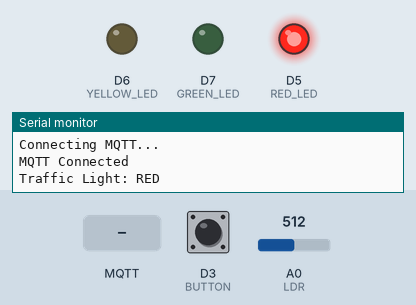
Simulated run of this sketch. Board: ESP8266 (NodeMCU). Shown: output pins drawn as LEDs (lit = HIGH), the last lines printed to the serial monitor. The test bench sets the inputs (shaded band); at power-on: D3 (BUTTON) HIGH, A0 (LDR) = 512. WiFi joins after 1.5 s; servers stay silent unless stated; no MQTT or app messages arrive unless stated.

Above: at 3.2 s.
3.3 s: D3 (BUTTON) pulled LOW for 0.15 s
At 3.8 s:
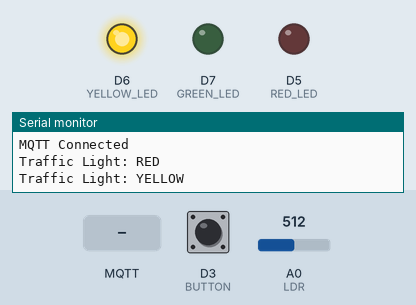
4.9 s: MQTT message "GREEN" arrives on the first subscribed topic
At 5.7 s:
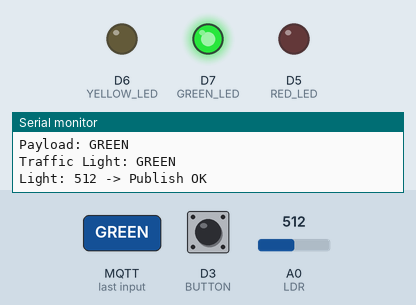
6.4 s: MQTT message "RED" arrives on the first subscribed topic
At 7.6 s:
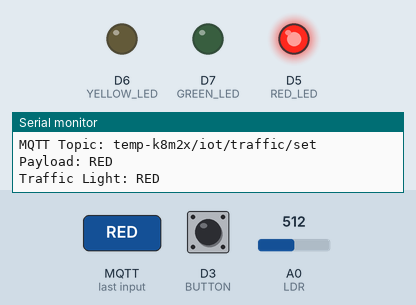
7.9 s: D3 (BUTTON) pulled LOW for 1 s
At 8.7 s:
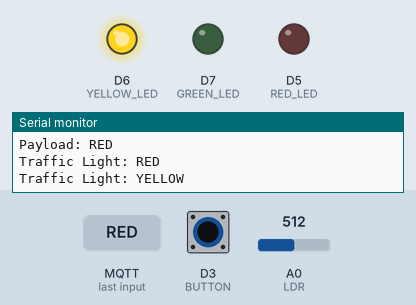
10.4 s: D3 (BUTTON) pulled LOW for 3.2 s
At 11.8 s:
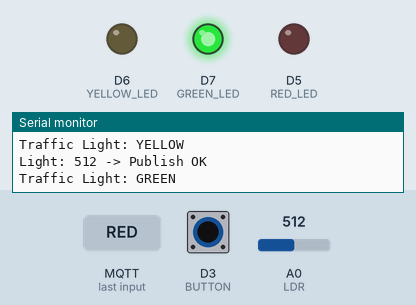
15.1 s: MQTT message "YELLOW" arrives on the first subscribed topic
At 16.1 s:
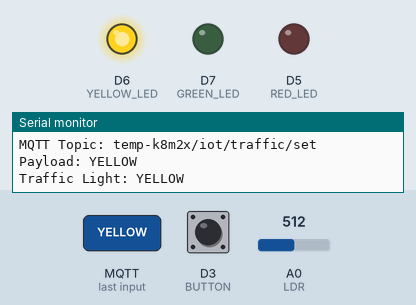
Timing chart, 0 to 17.6 s (numbered marks = the images above; inputs shaded):
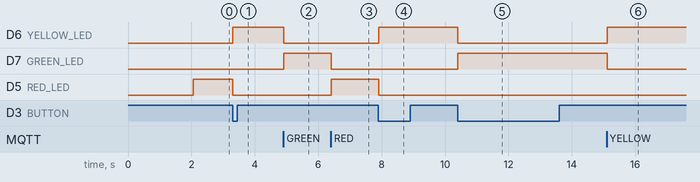

The sketch:

ESP8266.ino
```cpp
#include <ESP8266WiFi.h>
#include <WiFiClientSecure.h>
#include <MQTTClient.h>

const char* ssid = "YOUR_WIFI_NAME";
const char* password = "YOUR_WIFI_PASSWORD";

const char* BROKER = "af60653d7fe24f909c5d0d13b3cda2b7.s1.eu.hivemq.cloud";
const int BROKER_PORT = 8883;

const char* MQTT_USERNAME = "YOUR_MQTT_USERNAME";
const char* MQTT_PASSWORD = "YOUR_MQTT_PASSWORD";

// MQTT Topics
const char* LIGHT_TOPIC = "temp-k8m2x/iot/light";
const char* TRAFFIC_TOPIC = "temp-k8m2x/iot/traffic";
const char* TRAFFIC_SET_TOPIC = "temp-k8m2x/iot/traffic/set";

// Pin
#define RED_LED D5
#define YELLOW_LED D6
#define GREEN_LED D7
#define BUTTON D3
#define LDR A0

WiFiClientSecure client;
MQTTClient mqtt(128);

unsigned long lastPublish = 0;
const unsigned long PUBLISH_INTERVAL = 5000;

String currentLight = "RED";

bool lastButtonState = HIGH;
unsigned long lastButtonTime = 0;
const unsigned long debounceDelay = 200;


// -------------------- WiFi --------------------

void connectWiFi() {

  while (WiFi.status() != WL_CONNECTED) {

    Serial.println("Connecting WiFi...");

    WiFi.begin(ssid, password);

    delay(1000);
  }

  Serial.println("WiFi connected");
  Serial.print("IP: ");
  Serial.println(WiFi.localIP());
}


// -------------------- Traffic Light --------------------

void setTrafficLight(String color) {

  color.toUpperCase();

  digitalWrite(RED_LED, LOW);
  digitalWrite(YELLOW_LED, LOW);
  digitalWrite(GREEN_LED, LOW);

  if (color == "RED") {

    digitalWrite(RED_LED, HIGH);
    currentLight = "RED";

  }
  else if (color == "YELLOW") {

    digitalWrite(YELLOW_LED, HIGH);
    currentLight = "YELLOW";

  }
  else if (color == "GREEN") {

    digitalWrite(GREEN_LED, HIGH);
    currentLight = "GREEN";

  }

  Serial.print("Traffic Light: ");
  Serial.println(currentLight);

  mqtt.publish(
    TRAFFIC_TOPIC,
    currentLight,
    true,
    0
  );
}


// -------------------- MQTT Message --------------------

void messageReceived(String &topic, String &payload) {

  Serial.print("MQTT Topic: ");
  Serial.println(topic);

  Serial.print("Payload: ");
  Serial.println(payload);

  if (topic == TRAFFIC_SET_TOPIC) {

    if (
      payload == "RED" ||
      payload == "YELLOW" ||
      payload == "GREEN"
    ) {

      setTrafficLight(payload);

    }
  }
}


// -------------------- MQTT Connect --------------------

void connectMQTT() {

  while (!mqtt.connected()) {

    Serial.println("Connecting MQTT...");

    if (mqtt.connect(
      "esp_traffic",
      MQTT_USERNAME,
      MQTT_PASSWORD
    )) {

      Serial.println("MQTT Connected");

      mqtt.subscribe(TRAFFIC_SET_TOPIC);

      // ส่งสถานะปัจจุบันให้ Web
      mqtt.publish(
        TRAFFIC_TOPIC,
        currentLight,
        true,
        0
      );

    }
    else {

      Serial.println("MQTT failed");

      delay(2000);
    }
  }
}


// -------------------- Button --------------------

void checkButton() {

  bool buttonState = digitalRead(BUTTON);

  if (
    buttonState == LOW &&
    lastButtonState == HIGH &&
    millis() - lastButtonTime > debounceDelay
  ) {

    lastButtonTime = millis();

    if (currentLight == "RED") {

      setTrafficLight("YELLOW");

    }
    else if (currentLight == "YELLOW") {

      setTrafficLight("GREEN");

    }
    else if (currentLight == "GREEN") {

      setTrafficLight("YELLOW");

    }

    else {

      setTrafficLight("RED");
    }
  }

  lastButtonState = buttonState;
}


// -------------------- Setup --------------------

void setup() {

  Serial.begin(9600);

  pinMode(RED_LED, OUTPUT);
  pinMode(YELLOW_LED, OUTPUT);
  pinMode(GREEN_LED, OUTPUT);

  pinMode(BUTTON, INPUT_PULLUP);

  digitalWrite(RED_LED, LOW);
  digitalWrite(YELLOW_LED, LOW);
  digitalWrite(GREEN_LED, LOW);

  connectWiFi();

  client.setInsecure();

  mqtt.begin(
    BROKER,
    BROKER_PORT,
    client
  );

  mqtt.onMessage(messageReceived);

  connectMQTT();

  // เริ่มต้นที่ RED
  setTrafficLight("RED");
}


// -------------------- Loop --------------------

void loop() {

  if (WiFi.status() != WL_CONNECTED) {
    connectWiFi();
  }

  if (!mqtt.connected()) {
    connectMQTT();
  }

  mqtt.loop();

  // Button
  checkButton();


  // ส่งค่า LDR ทุก 5 วินาที
  if (millis() - lastPublish >= PUBLISH_INTERVAL) {

    lastPublish = millis();

    int lightValue = analogRead(LDR);

    String data = String(lightValue);

    bool result = mqtt.publish(
      LIGHT_TOPIC,
      data,
      true,
      0
    );

    Serial.print("Light: ");
    Serial.print(data);
    Serial.print(" -> ");

    Serial.println(
      result ? "Publish OK" : "Publish FAIL"
    );
  }

  delay(10);
}
```

Measured:
- after the input at 3.3 s, D6 (YELLOW_LED): LOW → HIGH at once; D5 (RED_LED): HIGH → LOW at once
- after the input at 4.9 s, D6 (YELLOW_LED): HIGH → LOW at once; D7 (GREEN_LED): LOW → HIGH at once
- after the input at 6.4 s, D7 (GREEN_LED): HIGH → LOW at once; D5 (RED_LED): LOW → HIGH at once
- after the input at 7.9 s, D6 (YELLOW_LED): LOW → HIGH at once; D5 (RED_LED): HIGH → LOW at once
- after the input at 10.4 s, D6 (YELLOW_LED): HIGH → LOW at once; D7 (GREEN_LED): LOW → HIGH at once
- after the input at 15.1 s, D6 (YELLOW_LED): LOW → HIGH at once; D7 (GREEN_LED): HIGH → LOW at once
